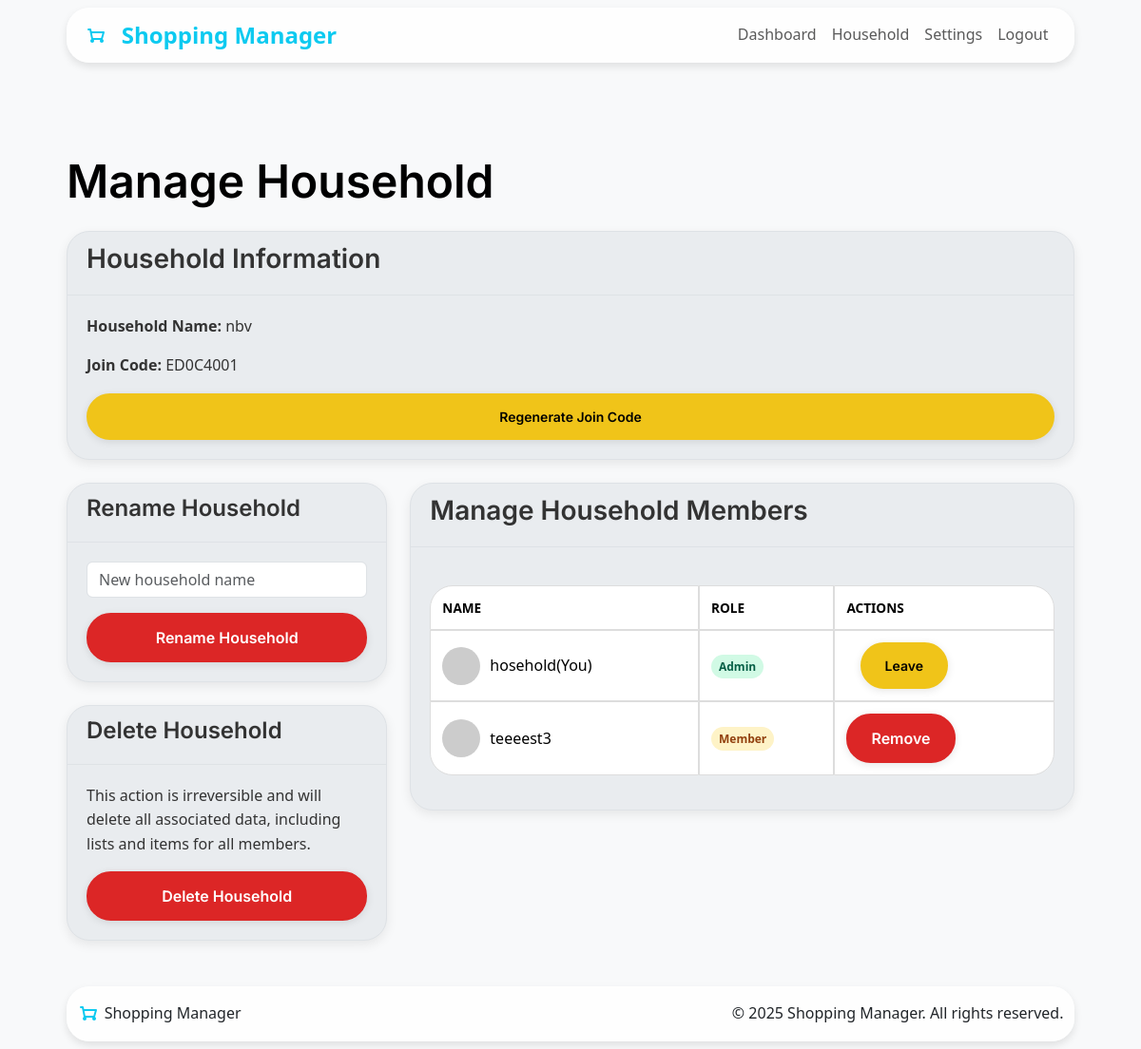
Page /household/manage/1 (signed in) on the committed database.
### app/models.py (models this page shows, shortened)
class Household(db.Model):
    __tablename__ = 'households'
    id = db.Column(db.Integer, primary_key=True)
    join_code = db.Column(db.String(36), unique=True, nullable=False, default=lambda: secrets.token_hex(4).upper())
    name = db.Column(db.String(100), nullable=False)
    created_at = db.Column(db.DateTime, default=datetime.now(timezone.utc))
    admin_id = db.Column(db.Integer, db.ForeignKey('users.id'), nullable=False)
    admin = db.relationship('User', back_populates='administered_household', foreign_keys=[admin_id])
    members = db.relationship('User', back_populates='household', lazy=True, foreign_keys='User.household_id')
    shopping_lists = db.relationship('ShoppingList', backref='household', lazy=True, cascade="all, delete-orphan")

class User(db.Model, UserMixin):
    __tablename__ = 'users'
    id = db.Column(db.Integer, primary_key=True)
    username = db.Column(db.String(80), unique=True, nullable=False)
    name = db.Column(db.String(80), nullable=False)
    password = db.Column(db.String(128), nullable=False)
    role = db.Column(db.String(20), default='member')  # member or admin
    avatar_url = db.Column(db.String(256), nullable=True)  # DiceBear URL or uploaded file path
    household_id = db.Column(db.Integer, db.ForeignKey('households.id'))
    household = db.relationship('Household', back_populates='members', foreign_keys=[household_id])
    administered_household = db.relationship('Household', back_populates='admin',
                                             foreign_keys='Household.admin_id', uselist=False)
    created_lists = db.relationship('ShoppingList', backref='creator', lazy=True)
    added_items = db.relationship('ListItem', backref='added_by', lazy=True)
    activities = db.relationship('ActivityLog', backref='user', lazy=True)

### app/household/routes.py (the view)
@household_bp.route('/manage/<int:household_id>')
@login_required
def manage_household(household_id):
    if not household_id:
        flash("Access denied!", "danger")
        return redirect(url_for("main.index"))
    household = current_user.household
    if not household or not current_user.id == household.admin_id:
        flash("Access denied!", "danger")
        return redirect(url_for("main.index"))
    members =household.members
    return render_template('household/manage.html', household=household, members=members)

### templates/household/manage.html (shortened to what this page needs)
{% extends "base.html" %}
{% block content %}
<div class="container mt-2">
    <div class="row">
        <div class="col-md-12">
            <h1 class="mb-4">Manage Household</h1>
            <div class="card sm-card">
                <div class="card-header">
                    <h3>Household Information</h3>
                </div>
                <div class="card-body">
                    <p><strong>Household Name:</strong> <span class="household-name">{{ household.name }}</span></p>
                    <p><strong>Join Code:</strong> <span id="householdJoinCode">{{ household.join_code }}</span></p>
                    <button id="regenerateJoinCodeBtn" class="btn btn-sm w-100 btn-warning" data-url="{{ url_for('household_bp.regenerate_code')}}">Regenerate Join Code</button>
                </div>
            </div>
        </div>
    </div>
    <div class="row">
        <div class="col-md-4">
            <div class="card sm-card">
                <div class="card-header">
                    <h4>Rename Household</h4>
                </div>
                <div class="card-body">
                    <form method="POST" action="{{ url_for('household_bp.rename', household_id=current_user.household_id) }}" class="mb-8" id="renameHouseholdForm" onsubmit="event.preventDefault(); renameHousehold();">
                        <input type="text"
                                name="household_name"
                                id="newHouseholdName"
                                class="form-input mb-3 form-control"
                                placeholder="New household name"
                                required>
                        <button type="submit"
                                id="newHouseholdNameBtn"
                                class="btn btn-danger w-100">
                                Rename Household
                        </button>
                    </form>
                </div>
            </div>
            <div class="card sm-card">
                <div class="card-header">
                    <h4 class="mb-2">Delete Household</h4>
                </div>
                <div class="card-body">
                    <p class="text-sm text-gray-600 mb-3">This action is irreversible and will delete all associated data, including lists and items for all members.</p>
                    <form method="POST" action="{{ url_for('household_bp.delete', household_id=current_user.household_id) }}">
                        <button type="button"
                                class="btn btn-danger w-100"
                                id="DeleteHouseholdBtn"
                                data-bs-toggle="modal"
                                data-bs-target="#confirmModal"
                                data-modal-title="Delete Household ?"
                                data-modal-body="Are you absolutely sure you want to delete this household? This will remove all members and all associated data. This action cannot be undone."
                                data-modal-confirm-text="Yes, Delete Permanently"
                                data-action-url="{{ url_for('household_bp.delete', household_id=current_user.household_id) }}"
                                data-redirect-url="{{ url_for('household_bp.setup') }}">
                                Delete Household
                        </button>
                    </form>
                </div>
            </div>
        </div>
        <div class="col-md-8">
            <div class="card sm-card">
                <div class="card-header">
                    <h3>Manage Household Members</h3>
                </div>
                <div class="card-body">
                    <div class="table-container">
                        <table class="table align-middle rounded-table" id="adminMembersTable">
                            <thead>
                                <tr>
                                    <th>Name</th>
                                    <th>Role</th>
                                    <th>Actions</th>
                                </tr>
                            </thead>
                            <tbody>
                                {% if members %}
                                {% for member in members %}
                                <tr>
                                    <td>
                                        <div class="user-details-in-table">
                                           <img src="{{ member.avatar_url }}"
                                                alt="{{ member.name }}'s avatar"
                                                class="avatar-in-table"
                                                onerror="this.onerror=null; this.src='https://api.dicebear.com/7.x/initials/svg?seed={{ member.name }}'">
                                            <span>{{ member.name or 'User Name' }}</span>
                                            {% if member.id == current_user.id%}
                                            <span class="text-xs text-gray-500">(You)</span>
                                            {% endif %}
                                        </div>
                                    </td>
                                    <td>
                                        <span class="role-badge {{ 'role-admin' if member.role == 'admin' else 'role-member' }}">
                                            {{ member.role | capitalize or 'Member' }}
                                        </span>
                                    </td>
                                    <td>
                                        <form method="POST" action="{{ url_for('household_bp.remove_member', user_id_to_remove=member.id) }}" class="inline-form text-center">
                                            {% if current_user.id == household.admin_id and member.id != current_user.id %}
                                                <button type="button" class="btn btn-danger"
                                                        data-bs-toggle="modal"
                                                        data-bs-target="#confirmModal"
                                                        data-modal-title="Remove {{ member.name }} ?"
                                                        data-modal-body="Are you sure you want to remove {{ member.name }} from the household?"
                                                        data-modal-confirm-text="Yes, Remove {{ member.name }}"
                                                        data-action-url="{{ url_for('household_bp.remove_member', user_id_to_remove=member.id) }}"
                                                        data-target-element-selector="#member-row-{{ member.id }}">
                                                    Remove
                                                </button>
                                            {% endif %}
                                        </form>
                                        {% if member.id == current_user.id%}
                                        <button type="button" class="btn btn-warning btn-sm text-center"
                                            data-bs-toggle="modal"
                                            data-bs-target="#confirmModal"
                                            data-modal-title="Leave Household ?"
                                            data-modal-body="Are you sure you want to leave this household? If you are the admin and other members exist, admin rights will be transferred."
                                            data-modal-confirm-text="Yes, Leave"
                                            data-action-url="{{ url_for('household_bp.leave') }}"
                                            data-redirect-url="{{ url_for('household_bp.setup') }}">
                                            Leave
                                        </button>
                                        {% endif %}
                                    </td>
                                </tr>
                                {% endfor %}
                                {% else %}
                                <tr>
                                    <td colspan="4" class="text-center text-sm text-gray-500">This household has no other members.</td>
                                </tr>
                                {% endif %}
                                </tbody>
                        </table>
                    </div>
                </div>
            </div>
        </div>
    </div>
</div>
{% endblock %}

### static/css/base.css (style rules this page uses)
* { margin: 0; padding: 0; box-sizing: border-box; font-family: 'Inter' sans-serif; }
body { line-height: 1.6; color: var(--dark); background-color: var(--background); font-weight: 400; }
.container { width: 100%; margin: 0 auto; padding: 0 20px; }
h1,h2,h3,h4,h5,h6,.h1,.h2,.h3,.h4,.h5,.h6 { font-family: 'Inter', sans-serif; font-weight: 600; }
h1 { font-size: 3rem; margin-bottom: 1.5rem; color: var(--dark); }

### static/css/variables.css (style rules this page uses)
:root { --primary: #0dcaf0; --primary-variant: #08a7c2; --secondary: #6c757d; --secondary-variant: #5a6268; --warning: #f0c419; --warning-variant: #d0a408; --success: #136e22; --success-variant: #0e4e16; --text-primary: #212529; --text-secondary: #6c757d; --text-light: #ffffff; --text-faint: #a1a1a1; --background: #ffffff; --background-variant: #f8f9fa; --surface: #ffffff; --surface-variant: #e9ecef; --border: #dee2e6; --border-light: #eff2f5; --shadow: 0 0.5rem 1rem rgba(0, 0, 0, 0.15); --shadow-sm: 0 0.125rem 0.25rem rgba(0, 0, 0, 0.075); --transition: all 0.2s ease-in-out; --rounded-md: 0.375rem; --rounded-lg: 0.5rem; --spacing-sm: 0.5rem; --spacing-md: 1rem; --spacing-lg: 2rem; }

### static/css/components.css (style rules this page uses)
.sm-card { border-radius: 1.5rem; border: 1px solid #e0e0e0; box-shadow: 0px 4px 12px rgba(0, 0, 0, 0.08); color: #333333; margin-bottom: 1.5rem; transition: box-shadow 0.3s ease-in-out, transform 0.3s ease-in-out; }
.sm-card .card-header { background-color: var(--your-card-header-bg-color, transparent); color: var(--your-card-header-text-color, var(--your-primary-color)); padding: 0.75rem 1.25rem; border-top-left-radius: calc(1.5rem - 1px); border-top-right-radius: calc(1.5rem - 1px); }
.sm-card .card-body { padding: 1.25rem; }
.btn { font-family: 'Inter', 'sans-serif'; font-weight: 600; border-radius: 1.6rem; transition: background-color 0.3s ease, border-color 0.3s ease, color 0.2s ease, box-shadow 0.2s ease; box-shadow: 0 2px 8px rgba(0, 0, 0, 0.1); display: inline-flex; align-items: center; justify-content: center; padding: 0.75rem 1.5rem; cursor: pointer; border: 2px solid transparent; position: relative; overflow: hidden; }
.btn::before { content: ""; position: absolute; top: 0; left: 0; width: 100%; height: 100%; background-color: currentColor; opacity: 0; transition: opacity 0.3s ease; z-index: -1; }
.btn-danger { background-color: #dc2626; border-color: #dc2626; color: var(--text-light); }
.btn-warning { background-color: var(--warning); border-color: var(--warning); color: #000000; }
.inline-form { display: inline-block; margin-right: 10px; }
.role-badge { padding: 3px 8px; border-radius: 999px; font-size: 0.75em; font-weight: 600; display: inline-block; }
.role-admin { background-color: #d1fae5; color: #065f46; }
.role-member { background-color: #fef3c7; color: #92400e; }
.table-container { overflow-x: auto; }
table { width: 100%; border-collapse: collapse; margin-top: 20px; }
th, td { border: 1px solid #ddd; padding: 10px; text-align: left; vertical-align: middle; }
th { background-color: #f9f9f9; font-weight: 600; font-size: 0.85em; text-transform: uppercase; }
.avatar-in-table { width: 40px; height: 40px; border-radius: 50%; object-fit: cover; margin-right: 10px; }
.user-details-in-table { display: flex; align-items: center; }
.rounded-table { border-radius: 1.5rem; overflow: hidden; border-collapse: separate; border-spacing: 0; overflow-x: auto; }
.rounded-table thead tr:first-child th:first-child { border-top-left-radius: 1.5rem; }
.rounded-table thead tr:first-child th:last-child { border-top-right-radius: 1.5rem; }
.rounded-table tbody tr:last-child td:first-child { border-bottom-left-radius: 1.5rem; }
.rounded-table tbody tr:last-child td:last-child { border-bottom-right-radius: 1.5rem; }
.rounded-table th, .rounded-table td { padding: 0.75rem; }
.card { background-color: var(--bs-secondary-bg); border-color: var(--bs-border-color); }
.card-header { background-color: rgba(var(--bs-secondary-rgb), 0.5); border-bottom-color: var(--bs-border-color); }

### rows in the picture
Household: name "nbv", join_code "ED0C4001"
User: name "hosehold", shows "(You)", role "Admin"
User: name "teeeest3", role "Member"
